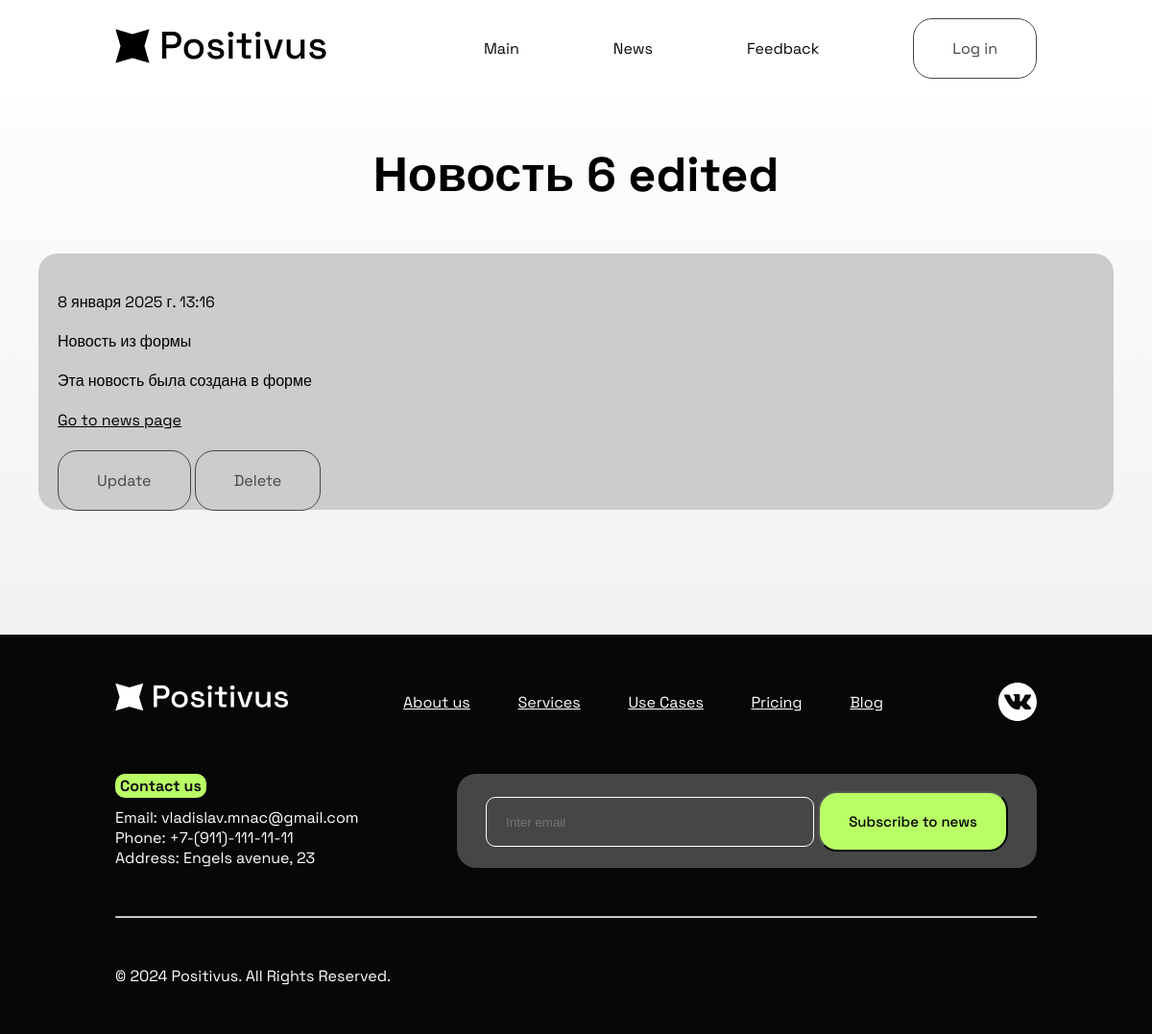
/news/6, run on an earlier commit of the app's database.
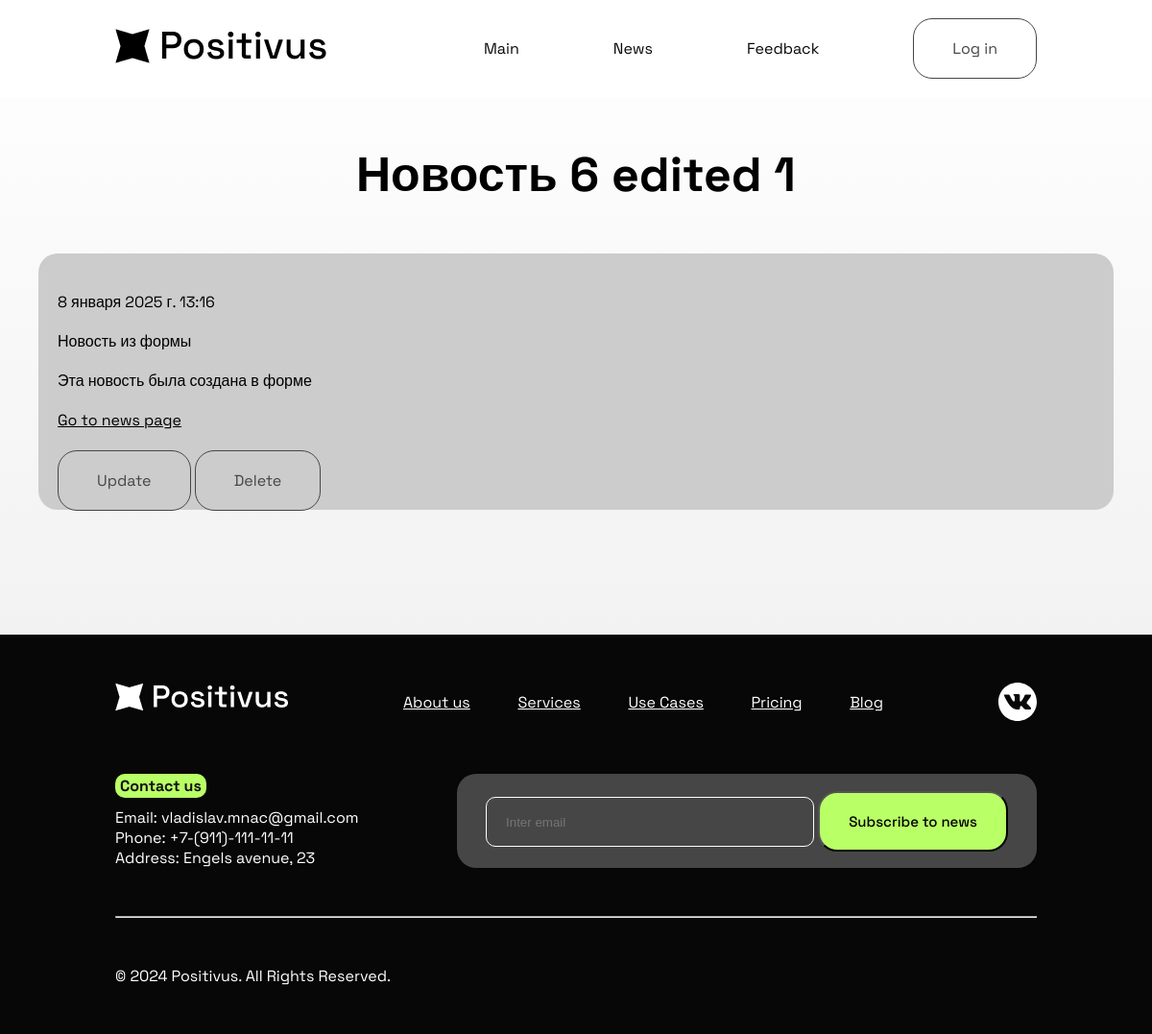
And on a later commit of the database.
### news/models.py (models this page shows, shortened)
class Articles(models.Model):
    title = models.CharField('News Title', max_length=50)
    anons = models.CharField('News Anons', max_length=250)
    full_text = models.TextField('News Text')
    date = models.DateTimeField('Publication Date', auto_now_add=True)
    class Meta:
        verbose_name = 'Новость'
        verbose_name_plural = 'Новости'

### news/views.py (the view)
# urls.py: path('<int:pk>', views.NewsDetailView.as_view(), name='news_detail'),
class NewsDetailView(DetailView):
    model = Articles
    template_name = 'news/details_view.html'
    context_object_name = 'article'

### news/templates/news/details_view.html (shortened to what this page needs)
{% extends 'main/layout.html' %}
{% load static %}
{% block content %}
    <div class="wrapper">
        <h1 class="h1">{{ article.title }}</h1>
        <div class="news--details">
            <p>{{ article.date }}</p>
            <p>{{ article.anons }}</p>
            <p>{{ article.full_text }}</p>
            <a href="{% url 'news_index' %}">Go to news page</a><br><br><br>
            <a href="{% url 'news_update' article.id %}" class="btn">Update</a>
            <a href="{% url 'news_delete' article.id %}" class="btn">Delete</a>
        </div>
    </div>
{% endblock %}

What changed in the data, as far as the page shows it:
changed Articles "Новость из формы": title "Новость 6 edited" → "Новость 6 edited 1"
